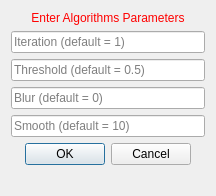
<?xml version="1.0" encoding="UTF-8"?>
<ui version="4.0">
 <class>MmcwViewUIMeshing</class>
 <widget class="QWidget" name="MmcwViewUIMeshing">
  <property name="geometry">
   <rect>
    <x>0</x>
    <y>0</y>
    <width>216</width>
    <height>196</height>
   </rect>
  </property>
  <property name="sizePolicy">
   <sizepolicy hsizetype="Preferred" vsizetype="Minimum">
    <horstretch>0</horstretch>
    <verstretch>0</verstretch>
   </sizepolicy>
  </property>
  <property name="minimumSize">
   <size>
    <width>0</width>
    <height>196</height>
   </size>
  </property>
  <property name="maximumSize">
   <size>
    <width>16777215</width>
    <height>196</height>
   </size>
  </property>
  <property name="windowTitle">
   <string>Set Values</string>
  </property>
  <layout class="QVBoxLayout" name="verticalLayout">
   <item>
    <widget class="QLabel" name="titleLabel">
     <property name="styleSheet">
      <string notr="true">QLabel { color: rgb(255, 0, 0) }</string>
     </property>
     <property name="text">
      <string>Enter Algorithms Parameters</string>
     </property>
     <property name="alignment">
      <set>Qt::AlignCenter</set>
     </property>
    </widget>
   </item>
   <item>
    <widget class="QLineEdit" name="lineEdit_1">
     <property name="text">
      <string/>
     </property>
     <property name="placeholderText">
      <string>Iteration (default = 1)</string>
     </property>
    </widget>
   </item>
   <item>
    <widget class="QLineEdit" name="lineEdit_2">
     <property name="placeholderText">
      <string>Threshold (default = 0.5)</string>
     </property>
    </widget>
   </item>
   <item>
    <widget class="QLineEdit" name="lineEdit_3">
     <property name="placeholderText">
      <string>Blur (default = 0)</string>
     </property>
    </widget>
   </item>
   <item>
    <widget class="QLineEdit" name="lineEdit_4">
     <property name="text">
      <string/>
     </property>
     <property name="placeholderText">
      <string>Smooth (default = 10)</string>
     </property>
    </widget>
   </item>
   <item>
    <widget class="QDialogButtonBox" name="buttonBox">
     <property name="enabled">
      <bool>true</bool>
     </property>
     <property name="orientation">
      <enum>Qt::Horizontal</enum>
     </property>
     <property name="standardButtons">
      <set>QDialogButtonBox::Cancel|QDialogButtonBox::Ok</set>
     </property>
     <property name="centerButtons">
      <bool>true</bool>
     </property>
    </widget>
   </item>
   <item>
    <spacer name="spacer">
     <property name="orientation">
      <enum>Qt::Vertical</enum>
     </property>
     <property name="sizeType">
      <enum>QSizePolicy::Expanding</enum>
     </property>
     <property name="sizeHint" stdset="0">
      <size>
       <width>20</width>
       <height>0</height>
      </size>
     </property>
    </spacer>
   </item>
  </layout>
 </widget>
 <layoutdefault spacing="6" margin="11"/>
 <resources/>
 <connections/>
</ui>
